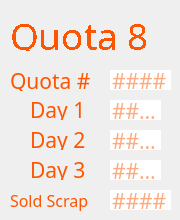
     <widget class="QWidget" name="page_8">
      <widget class="QLabel" name="label_49">
       <property name="geometry">
        <rect>
         <x>30</x>
         <y>100</y>
         <width>61</width>
         <height>20</height>
        </rect>
       </property>
       <property name="font">
        <font>
         <family>IBM 3270</family>
         <pointsize>16</pointsize>
        </font>
       </property>
       <property name="styleSheet">
        <string notr="true">color: rgb(253, 85, 0);
                                    border: none;</string>
       </property>
       <property name="text">
        <string>Day 1</string>
       </property>
      </widget>
      <widget class="QLabel" name="label_50">
       <property name="geometry">
        <rect>
         <x>30</x>
         <y>130</y>
         <width>61</width>
         <height>20</height>
        </rect>
       </property>
       <property name="font">
        <font>
         <family>IBM 3270</family>
         <pointsize>16</pointsize>
        </font>
       </property>
       <property name="styleSheet">
        <string notr="true">color: rgb(253, 85, 0);
                                    border: none;</string>
       </property>
       <property name="text">
        <string>Day 2</string>
       </property>
      </widget>
      <widget class="QLabel" name="label_51">
       <property name="geometry">
        <rect>
         <x>30</x>
         <y>160</y>
         <width>61</width>
         <height>20</height>
        </rect>
       </property>
       <property name="font">
        <font>
         <family>IBM 3270</family>
         <pointsize>16</pointsize>
        </font>
       </property>
       <property name="styleSheet">
        <string notr="true">color: rgb(253, 85, 0);
                                    border: none;</string>
       </property>
       <property name="text">
        <string>Day 3</string>
       </property>
      </widget>
      <widget class="QLineEdit" name="q8d2">
       <property name="geometry">
        <rect>
         <x>110</x>
         <y>130</y>
         <width>51</width>
         <height>20</height>
        </rect>
       </property>
       <property name="font">
        <font>
         <family>IBM 3270</family>
         <pointsize>16</pointsize>
        </font>
       </property>
       <property name="styleSheet">
        <string notr="true">color: rgb(253, 85, 0);
                                    border: none;</string>
       </property>
       <property name="maxLength">
        <number>4</number>
       </property>
       <property name="placeholderText">
        <string>####</string>
       </property>
      </widget>
      <widget class="QLineEdit" name="q8d3">
       <property name="geometry">
        <rect>
         <x>110</x>
         <y>160</y>
         <width>51</width>
         <height>20</height>
        </rect>
       </property>
       <property name="font">
        <font>
         <family>IBM 3270</family>
         <pointsize>16</pointsize>
        </font>
       </property>
       <property name="styleSheet">
        <string notr="true">color: rgb(253, 85, 0);
                                    border: none;</string>
       </property>
       <property name="maxLength">
        <number>4</number>
       </property>
       <property name="placeholderText">
        <string>####</string>
       </property>
      </widget>
      <widget class="QLineEdit" name="q8d1">
       <property name="geometry">
        <rect>
         <x>110</x>
         <y>100</y>
         <width>51</width>
         <height>20</height>
        </rect>
       </property>
       <property name="font">
        <font>
         <family>IBM 3270</family>
         <pointsize>16</pointsize>
         <weight>50</weight>
         <bold>false</bold>
        </font>
       </property>
       <property name="styleSheet">
        <string notr="true">color: rgb(253, 85, 0);
                                    border: none;</string>
       </property>
       <property name="inputMethodHints">
        <set>Qt::ImhNone</set>
       </property>
       <property name="text">
        <string/>
       </property>
       <property name="maxLength">
        <number>4</number>
       </property>
       <property name="readOnly">
        <bool>false</bool>
       </property>
       <property name="placeholderText">
        <string>####</string>
       </property>
      </widget>
      <widget class="QLabel" name="label_52">
       <property name="geometry">
        <rect>
         <x>10</x>
         <y>70</y>
         <width>81</width>
         <height>21</height>
        </rect>
       </property>
       <property name="font">
        <font>
         <family>IBM 3270</family>
         <pointsize>16</pointsize>
        </font>
       </property>
       <property name="styleSheet">
        <string notr="true">color: rgb(253, 85, 0);</string>
       </property>
       <property name="text">
        <string>Quota #</string>
       </property>
      </widget>
      <widget class="QLabel" name="label_53">
       <property name="geometry">
        <rect>
         <x>10</x>
         <y>10</y>
         <width>151</width>
         <height>41</height>
        </rect>
       </property>
       <property name="sizePolicy">
        <sizepolicy hsizetype="Fixed" vsizetype="Fixed">
         <horstretch>0</horstretch>
         <verstretch>0</verstretch>
        </sizepolicy>
       </property>
       <property name="font">
        <font>
         <family>IBM 3270</family>
         <pointsize>24</pointsize>
         <weight>50</weight>
         <italic>false</italic>
         <bold>false</bold>
         <stylestrategy>NoAntialias</stylestrategy>
        </font>
       </property>
       <property name="styleSheet">
        <string notr="true">font: 24pt &quot;IBM 3270&quot;;
                                    color: rgb(253, 85, 0);</string>
       </property>
       <property name="text">
        <string>&lt;html&gt;&lt;head/&gt;&lt;body&gt;&lt;p&gt;&lt;span
                                    style=&quot; font-size:28pt;&quot;&gt;Quota
                                    8&lt;/span&gt;&lt;/p&gt;&lt;/body&gt;&lt;/html&gt;</string>
       </property>
      </widget>
      <widget class="QLineEdit" name="q8">
       <property name="geometry">
        <rect>
         <x>110</x>
         <y>70</y>
         <width>61</width>
         <height>20</height>
        </rect>
       </property>
       <property name="font">
        <font>
         <family>IBM 3270</family>
         <pointsize>16</pointsize>
        </font>
       </property>
       <property name="styleSheet">
        <string notr="true">color: rgb(253, 85, 0);
                                    border: none;</string>
       </property>
       <property name="text">
        <string/>
       </property>
       <property name="maxLength">
        <number>5</number>
       </property>
       <property name="readOnly">
        <bool>false</bool>
       </property>
       <property name="placeholderText">
        <string>####</string>
       </property>
      </widget>
      <widget class="QLabel" name="label_54">
       <property name="geometry">
        <rect>
         <x>10</x>
         <y>190</y>
         <width>91</width>
         <height>21</height>
        </rect>
       </property>
       <property name="font">
        <font>
         <family>IBM 3270</family>
         <pointsize>12</pointsize>
        </font>
       </property>
       <property name="styleSheet">
        <string notr="true">color: rgb(253, 85, 0);
                                    border: none;</string>
       </property>
       <property name="text">
        <string>Sold Scrap</string>
       </property>
      </widget>
      <widget class="QLineEdit" name="q8sold">
       <property name="geometry">
        <rect>
         <x>110</x>
         <y>190</y>
         <width>61</width>
         <height>20</height>
        </rect>
       </property>
       <property name="font">
        <font>
         <family>IBM 3270</family>
         <pointsize>16</pointsize>
        </font>
       </property>
       <property name="styleSheet">
        <string notr="true">color: rgb(253, 85, 0);
                                    border: none;</string>
       </property>
       <property name="maxLength">
        <number>5</number>
       </property>
       <property name="placeholderText">
        <string>####</string>
       </property>
      </widget>
     </widget>
